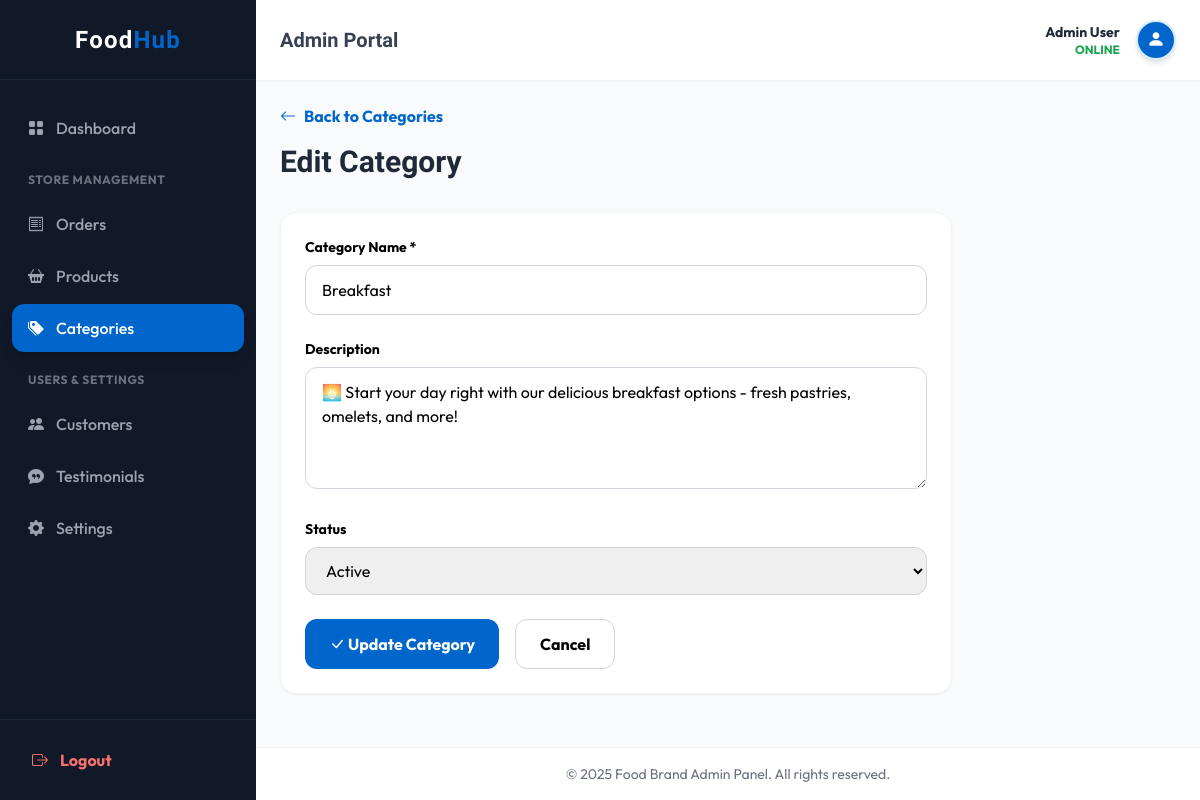
The app's page /admin/edit-category.php?id=1 (signed in) with its own data.
### tables this page shows
CREATE TABLE categories (
    category_id INT PRIMARY KEY AUTO_INCREMENT,
    category_name VARCHAR(100) NOT NULL UNIQUE,
    description TEXT,
    image VARCHAR(255),
    display_order INT DEFAULT 0,
    status ENUM('active', 'inactive') DEFAULT 'active',
    created_at TIMESTAMP DEFAULT CURRENT_TIMESTAMP,
    updated_at TIMESTAMP DEFAULT CURRENT_TIMESTAMP ON UPDATE CURRENT_TIMESTAMP,
    INDEX idx_status (status),
    INDEX idx_order (display_order)
);

### admin/includes/admin-functions.php (called while the page is built, shortened)
<?php
if (!function_exists('getCategoryById')) {
    function getCategoryById($category_id) {
        global $conn;
        $category_id = (int)$category_id;
        $result = $conn->query("SELECT * FROM categories WHERE category_id = $category_id LIMIT 1");
        return $result ? $result->fetch_assoc() : null;
    }
}
?>

### admin/edit-category.php (the view, shortened to what this page needs)
<?php
require_once '../includes/config.php';
require_once 'includes/admin-functions.php';
$category_id = (int)($_GET['id'] ?? 0);
$category = getCategoryById($category_id);
require_once 'includes/admin-header.php';
?>
<div class="max-w-2xl">
    <div class="mb-8">
        <a href="manage-categories.php" class="text-primary font-bold mb-4 inline-flex items-center gap-2 hover:underline">
            <i class="bi bi-arrow-left"></i> Back to Categories
        </a>
        <h1 class="font-heading text-3xl font-bold text-gray-800">Edit Category</h1>
    </div>
    <form method="POST" class="bg-white rounded-2xl shadow-sm border border-gray-100 p-6">
        <div class="mb-6">
            <label class="block text-sm font-bold mb-2">Category Name *</label>
            <input type="text" name="category_name" value="<?php echo htmlspecialchars($category['category_name']); ?>" class="w-full px-4 py-3 rounded-xl border border-gray-300 focus:border-primary focus:ring-2 focus:ring-blue-100 outline-none" required>
        </div>
        <div class="mb-6">
            <label class="block text-sm font-bold mb-2">Description</label>
            <textarea name="description" class="w-full px-4 py-3 rounded-xl border border-gray-300 focus:border-primary focus:ring-2 focus:ring-blue-100 outline-none" rows="4"><?php echo htmlspecialchars($category['description'] ?? ''); ?></textarea>
        </div>
        <div class="mb-6">
            <label class="block text-sm font-bold mb-2">Status</label>
            <select name="status" class="w-full px-4 py-3 rounded-xl border border-gray-300 focus:border-primary focus:ring-2 focus:ring-blue-100 outline-none">
                <option value="active" <?php echo $category['status'] == 'active' ? 'selected' : ''; ?>>Active</option>
            </select>
        </div>
        <div class="flex gap-4">
            <button type="submit" class="bg-primary text-white px-6 py-3 rounded-xl font-bold hover:bg-blue-700 transition-colors">
                <i class="bi bi-check-lg"></i> Update Category
            </button>
            <a href="manage-categories.php" class="px-6 py-3 rounded-xl font-bold border border-gray-300 hover:bg-gray-50 transition-colors">
                Cancel
            </a>
        </div>
    </form>
</div>
<?php require_once 'includes/admin-footer.php'; ?>

### admin/includes/admin-header.php (style rules this page uses)
body { font-family: 'Outfit', sans-serif; background-color: #F3F4F6; }

### records on screen
categories: category_name "Breakfast", description "🌅 Start your day right with our delicious breakfast options - fresh pastries, omelets, and more!", status "Active"

### other values on screen
SITE_NAME "Food Brand"
